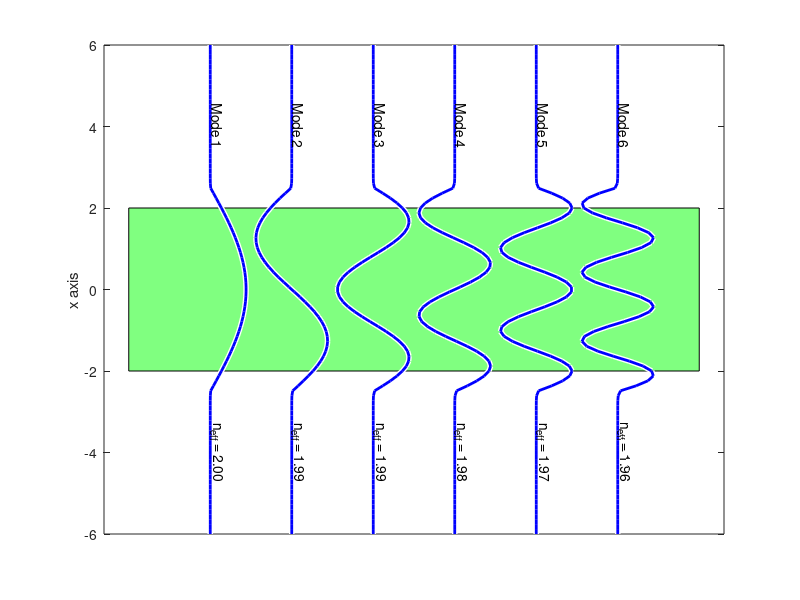

Reproduce this figure in MATLAB.
%initialize 
clc 
close all 
clear

%% developed by issah ibrahim 

%% sparse matrix 
M=6;
N =100; 
% Helmotz equation
A = zeros(N,N); 
for i = 1:N
    A(i, i) = -2; 
end 

for i = 1:N-1
    A(i, i+1) = 1; 
    A(i+1, i) = 1; 
end 
da=.2;
lambda =1; 
ko = 2*pi/lambda;
% fdtd DX2 formulation
Dx2 = A/(ko*da)^2;

% dielectric 
Sx =1; 
eps = zeros(N, N); 
dx = Sx/N; 

a = .4; 
b = .4; 

nx = round(a/dx);
nx1 = 1+floor((N-nx)/2);
nx2 = nx1+nx -1; 
ny = round(b/dx); 
ny1 = 1+floor((N-ny)/2);
ny2 = ny1+ny -1; 

% refractive index 
n1 = 1; 
n2 = 2; 
eps(nx1:nx2, ny1:ny2) = 1; 

epsa = eps*n2 + (1-eps)*n1; 

% forming the slab waveguide
epsa_act = diag(epsa); 
%% addition of metal sections
epsa_act(1) = 0; 
epsa_act(end) =0; 
eps = epsa_act.*eye(N, N);

% Matrix formulation
Amat = Dx2+eps^2; 

% eigen mode and eigen vectors 
[V, D] = eig(Amat); 
NEFF = sqrt(diag(D)); 
% sorting to arrange the vectors
[~,ind] = sort(real(NEFF),'descend');
V = V(:,ind);
NEFF = NEFF(ind);
        %      |
a = 4;  % ----------- 
        %      |
        %      |
b = 4;
% DRAW SLAB WAVEGUIDE
% using the fill command. you can also use the polyfill command
x = [0 2*(M+1) 2*(M+1) 0 0];
y = [ -b-a/2 -b-a/2 b+a/2 b+a/2 -b-a/2 ];
fill(x,y,0.9*[1 1 1]);
y = [ -a/2 -a/2 a/2 a/2 -a/2 ];
% fill [R, G, B] color
fill(x,y,0.5*[1 2 1]);

%%  Plotting section of the codes
% DRAW AND LABEL MODES
 
for m = 1 : M
x0 = 2*m;
y0 = (a + b)/2;
x = x0 + 4*V(:,m);
y = linspace(-b-a/2,b+a/2,N);
line(x,y,'Color','w','LineWidth',4);
h = line(x,y,'Color','b','LineWidth',2);
text(x0,y0,['Mode ' num2str(m)],'Rotation',-90,...
'HorizontalAlignment','center','VerticalAlignment','bottom');
text(x0,-y0,['n_{eff} = ' num2str(NEFF(m+1,1),'%4.2f')],'Rotation',-90,...
'HorizontalAlignment','center','VerticalAlignment','bottom');
end
% SET GRAPHICS VIEW
hold off;
h2 = get(h,'Parent');
set(h2,'XTick',[]);
axis equal tight;
ylabel('x axis');